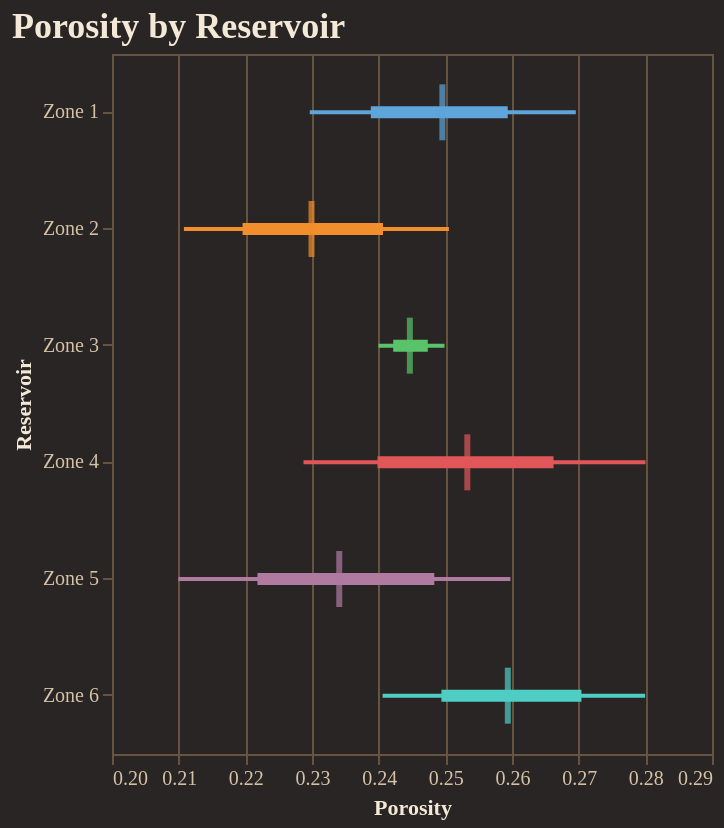

Notebook source saved alongside this figure:
### Code cell
fig = reporter.plotter.forest_plot(
    "Porosity", 
    backend=PLOTTING_BACKEND
)
fig.show()

### Figure 1 — Vega-Lite specification as saved in the notebook (floating-point values rounded to 4 significant figures)
{"config": {"background": "#292524", "view": {"fill": "#292524", "stroke": "#665340"}, "title": {"color": "#f4e9d7", "font": "Merriweather", "fontSize": 18, "fontWeight": 600, "subtitleColor": "#d5c2a6", "anchor": "start"}, "axis": {"domainColor": "#665340", "gridColor": "#665340", "tickColor": "#665340", "labelColor": "#d5c2a6", "titleColor": "#f4e9d7", "labelFont": "Merriweather", "titleFont": "Merriweather"}, "legend": {"titleColor": "#f4e9d7", "labelColor": "#d5c2a6", "labelFont": "Merriweather", "titleFont": "Merriweather", "orient": "top-right", "symbolType": "circle"}, "header": {"labelColor": "#d5c2a6", "titleColor": "#f4e9d7", "labelFont": "Merriweather", "titleFont": "Merriweather"}, "mark": {"color": "#c78d3b"}, "line": {"color": "#c78d3b"}, "bar": {"color": "#c78d3b"}, "point": {"color": "#ddb06d"}, "area": {"color": "#c78d3b", "opacity": 0.35}, "text": {"color": "#f4e9d7", "font": "Merriweather"}, "range": {"category": ["#5DA5DA", "#F28E2B", "#59C36A", "#E15759", "#B07AA1", "#4ECDC4", "#FF9DA7", "#EDC948"]}}, "layer": [{"mark": {"type": "rule", "strokeWidth": 2}, "encoding": {"color": {"field": "group", "legend": null, "type": "nominal"}, "x": {"field": "p10", "scale": {"zero": false}, "title": "Porosity", "type": "quantitative"}, "x2": {"field": "p90"}, "y": {"field": "group", "sort": ["Zone 1", "Zone 2", "Zone 3", "Zone 4", "Zone 5", "Zone 6"], "title": "Reservoir", "type": "nominal"}}}, {"mark": {"type": "rule", "strokeWidth": 6}, "encoding": {"color": {"field": "group", "legend": null, "type": "nominal"}, "x": {"field": "p25", "scale": {"zero": false}, "title": "Porosity", "type": "quantitative"}, "x2": {"field": "p75"}, "y": {"field": "group", "sort": ["Zone 1", "Zone 2", "Zone 3", "Zone 4", "Zone 5", "Zone 6"], "title": "Reservoir", "type": "nominal"}}}, {"mark": {"type": "tick", "color": "black", "size": 28, "thickness": 3}, "encoding": {"color": {"field": "group", "legend": null, "type": "nominal"}, "tooltip": [{"field": "group", "title": "Group", "type": "nominal"}, {"field": "p10", "title": "P10", "type": "quantitative"}, {"field": "p25", "title": "P25", "type": "quantitative"}, {"field": "median", "title": "Median", "type": "quantitative"}, {"field": "p75", "title": "P75", "type": "quantitative"}, {"field": "p90", "title": "P90", "type": "quantitative"}], "x": {"field": "median", "scale": {"zero": false}, "title": "Porosity", "type": "quantitative"}, "y": {"field": "group", "sort": ["Zone 1", "Zone 2", "Zone 3", "Zone 4", "Zone 5", "Zone 6"], "title": "Reservoir", "type": "nominal"}}}], "data": {"name": "data-24502828eeca21796cc175b5a595cfcf"}, "height": 350, "title": "Porosity by Reservoir", "width": "container", "$schema": "https://vega.github.io/schema/vega-lite/v5.20.1.json", "datasets": {"data-24502828eeca21796cc175b5a595cfcf": [{"group": "Zone 1", "p10": 0.2297, "p25": 0.2388, "median": 0.2496, "p75": 0.2594, "p90": 0.2696}, {"group": "Zone 2", "p10": 0.2108, "p25": 0.2196, "median": 0.2299, "p75": 0.2407, "p90": 0.2505}, {"group": "Zone 3", "p10": 0.24, "p25": 0.2422, "median": 0.2447, "p75": 0.2474, "p90": 0.2499}, {"group": "Zone 4", "p10": 0.2287, "p25": 0.2398, "median": 0.2533, "p75": 0.2662, "p90": 0.28}, {"group": "Zone 5", "p10": 0.21, "p25": 0.2218, "median": 0.2341, "p75": 0.2483, "p90": 0.2598}, {"group": "Zone 6", "p10": 0.2406, "p25": 0.2494, "median": 0.2594, "p75": 0.2704, "p90": 0.28}]}}
